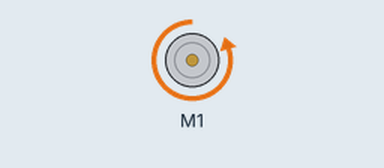
Simulated run of this sketch. Board: Arduino Uno, built for the host (arithmetic inside an expression is 32-bit, double 64-bit). On the bench: DC motor (green arrow = forward, orange = backward, longer = faster).

Above: at 2.05 s.
At 4.95 s:
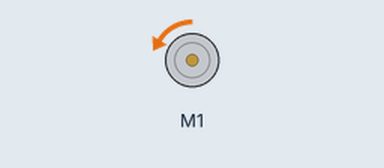
At 7.85 s:
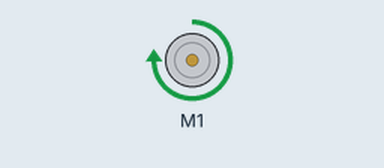
At 13.7 s:
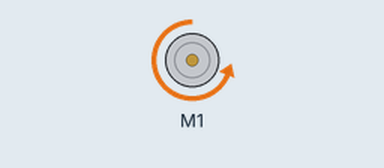
Timing chart, 0 to 17.9 s (numbered marks = the images above):
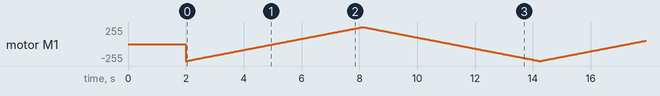

The sketch:

Sweep.ino
```cpp
// (licence header left out)
#include <Sabertooth.h>

Sabertooth ST(128); // The Sabertooth is on address 128. We'll name its object ST.
                    // If you've set up your Sabertooth on a different address, of course change
                    // that here. For how to configure address, etc. see the DIP Switch Wizard for
                    //   Sabertooth - http://www.dimensionengineering.com/datasheets/SabertoothDIPWizard/start.htm
                    //   SyRen      - http://www.dimensionengineering.com/datasheets/SyrenDIPWizard/start.htm
                    // Be sure to select Packetized Serial Mode for use with this library.
                    //
                    // On that note, you can use this library for SyRen just as easily.
                    // The diff-drive commands (drive, turn) do not work on a SyRen, of course, but it will respond correctly
                    // if you command motor 1 to do something (ST.motor(1, ...)), just like a Sabertooth.
                    //
                    // In this sample, hardware serial TX connects to S1.
                    // See the SoftwareSerial example in 3.Advanced for how to use other pins.

void setup()
{
  SabertoothTXPinSerial.begin(9600); // 9600 is the default baud rate for Sabertooth packet serial.
  ST.autobaud(); // Send the autobaud command to the Sabertooth controller(s).
                 // NOTE: *Not all* Sabertooth controllers need this command.
                 //       It doesn't hurt anything, but V2 controllers use an
                 //       EEPROM setting (changeable with the function setBaudRate) to set
                 //       the baud rate instead of detecting with autobaud.
                 //
                 //       If you have a 2x12, 2x25 V2, 2x60 or SyRen 50, you can remove
                 //       the autobaud line and save yourself two seconds of startup delay.
}

void loop()
{
  int power;

  // Ramp motor 1 from -127 to 127 (full reverse to full forward),
  // waiting 20 ms (1/50th of a second) per value.
  for (power = -127; power <= 127; power ++)
  {
    ST.motor(1, power);
    delay(20);
  }

  // Now go back the way we came.
  for (power = 127; power >= -127; power --)
  {
    ST.motor(1, power); // Tip for SyRen users: Typing ST.motor(power) does the same thing as ST.motor(1, power).
    delay(20);          //                      Since SyRen doesn't have a motor 2, this alternative can save you typing.
  }
}
```
